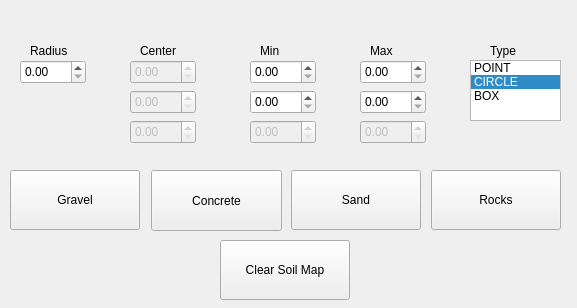
<?xml version="1.0" encoding="UTF-8"?>
<ui version="4.0">
 <class>rn_widget</class>
 <widget class="QWidget" name="rn_widget">
  <property name="geometry">
   <rect>
    <x>0</x>
    <y>0</y>
    <width>577</width>
    <height>308</height>
   </rect>
  </property>
  <property name="cursor">
   <cursorShape>UpArrowCursor</cursorShape>
  </property>
  <property name="windowTitle">
   <string>Form</string>
  </property>
  <widget class="QPushButton" name="btn_concrete">
   <property name="geometry">
    <rect>
     <x>151</x>
     <y>170</y>
     <width>131</width>
     <height>61</height>
    </rect>
   </property>
   <property name="text">
    <string>Concrete</string>
   </property>
  </widget>
  <widget class="QPushButton" name="btn_gravel">
   <property name="geometry">
    <rect>
     <x>10</x>
     <y>170</y>
     <width>130</width>
     <height>60</height>
    </rect>
   </property>
   <property name="minimumSize">
    <size>
     <width>130</width>
     <height>60</height>
    </size>
   </property>
   <property name="text">
    <string>Gravel</string>
   </property>
  </widget>
  <widget class="QPushButton" name="btn_sand">
   <property name="geometry">
    <rect>
     <x>291</x>
     <y>170</y>
     <width>130</width>
     <height>60</height>
    </rect>
   </property>
   <property name="minimumSize">
    <size>
     <width>130</width>
     <height>60</height>
    </size>
   </property>
   <property name="text">
    <string>Sand</string>
   </property>
  </widget>
  <widget class="QPushButton" name="btn_rocks">
   <property name="geometry">
    <rect>
     <x>431</x>
     <y>170</y>
     <width>130</width>
     <height>60</height>
    </rect>
   </property>
   <property name="minimumSize">
    <size>
     <width>130</width>
     <height>60</height>
    </size>
   </property>
   <property name="text">
    <string>Rocks</string>
   </property>
  </widget>
  <widget class="QDoubleSpinBox" name="sb_radius">
   <property name="geometry">
    <rect>
     <x>20</x>
     <y>60</y>
     <width>66</width>
     <height>24</height>
    </rect>
   </property>
  </widget>
  <widget class="QLabel" name="label">
   <property name="geometry">
    <rect>
     <x>30</x>
     <y>40</y>
     <width>61</width>
     <height>21</height>
    </rect>
   </property>
   <property name="text">
    <string>Radius</string>
   </property>
  </widget>
  <widget class="QListWidget" name="listSampleTypes">
   <property name="geometry">
    <rect>
     <x>470</x>
     <y>60</y>
     <width>91</width>
     <height>61</height>
    </rect>
   </property>
   <property name="currentRow">
    <number>1</number>
   </property>
   <property name="sortingEnabled">
    <bool>false</bool>
   </property>
   <item>
    <property name="text">
     <string>POINT</string>
    </property>
   </item>
   <item>
    <property name="text">
     <string>CIRCLE</string>
    </property>
   </item>
   <item>
    <property name="text">
     <string>BOX</string>
    </property>
   </item>
  </widget>
  <widget class="QDoubleSpinBox" name="sb_radius_2">
   <property name="enabled">
    <bool>false</bool>
   </property>
   <property name="geometry">
    <rect>
     <x>130</x>
     <y>60</y>
     <width>66</width>
     <height>24</height>
    </rect>
   </property>
  </widget>
  <widget class="QDoubleSpinBox" name="sb_radius_3">
   <property name="enabled">
    <bool>false</bool>
   </property>
   <property name="geometry">
    <rect>
     <x>130</x>
     <y>90</y>
     <width>66</width>
     <height>24</height>
    </rect>
   </property>
  </widget>
  <widget class="QDoubleSpinBox" name="sb_radius_4">
   <property name="enabled">
    <bool>false</bool>
   </property>
   <property name="geometry">
    <rect>
     <x>130</x>
     <y>120</y>
     <width>66</width>
     <height>24</height>
    </rect>
   </property>
  </widget>
  <widget class="QLabel" name="label_2">
   <property name="geometry">
    <rect>
     <x>140</x>
     <y>40</y>
     <width>61</width>
     <height>21</height>
    </rect>
   </property>
   <property name="text">
    <string>Center</string>
   </property>
  </widget>
  <widget class="QDoubleSpinBox" name="min_x">
   <property name="geometry">
    <rect>
     <x>250</x>
     <y>60</y>
     <width>66</width>
     <height>24</height>
    </rect>
   </property>
  </widget>
  <widget class="QDoubleSpinBox" name="min_y">
   <property name="geometry">
    <rect>
     <x>250</x>
     <y>90</y>
     <width>66</width>
     <height>24</height>
    </rect>
   </property>
  </widget>
  <widget class="QDoubleSpinBox" name="sb_radius_7">
   <property name="enabled">
    <bool>false</bool>
   </property>
   <property name="geometry">
    <rect>
     <x>250</x>
     <y>120</y>
     <width>66</width>
     <height>24</height>
    </rect>
   </property>
  </widget>
  <widget class="QDoubleSpinBox" name="max_x">
   <property name="geometry">
    <rect>
     <x>360</x>
     <y>60</y>
     <width>66</width>
     <height>24</height>
    </rect>
   </property>
  </widget>
  <widget class="QDoubleSpinBox" name="max_y">
   <property name="geometry">
    <rect>
     <x>360</x>
     <y>90</y>
     <width>66</width>
     <height>24</height>
    </rect>
   </property>
  </widget>
  <widget class="QDoubleSpinBox" name="sb_radius_10">
   <property name="enabled">
    <bool>false</bool>
   </property>
   <property name="geometry">
    <rect>
     <x>360</x>
     <y>120</y>
     <width>66</width>
     <height>24</height>
    </rect>
   </property>
  </widget>
  <widget class="QLabel" name="label_3">
   <property name="geometry">
    <rect>
     <x>260</x>
     <y>40</y>
     <width>31</width>
     <height>21</height>
    </rect>
   </property>
   <property name="text">
    <string>Min</string>
   </property>
  </widget>
  <widget class="QLabel" name="label_4">
   <property name="geometry">
    <rect>
     <x>370</x>
     <y>40</y>
     <width>31</width>
     <height>21</height>
    </rect>
   </property>
   <property name="text">
    <string>Max</string>
   </property>
  </widget>
  <widget class="QLabel" name="label_5">
   <property name="geometry">
    <rect>
     <x>490</x>
     <y>40</y>
     <width>31</width>
     <height>21</height>
    </rect>
   </property>
   <property name="text">
    <string>Type</string>
   </property>
  </widget>
  <widget class="QPushButton" name="btn_clear">
   <property name="enabled">
    <bool>true</bool>
   </property>
   <property name="geometry">
    <rect>
     <x>220</x>
     <y>240</y>
     <width>130</width>
     <height>60</height>
    </rect>
   </property>
   <property name="minimumSize">
    <size>
     <width>130</width>
     <height>60</height>
    </size>
   </property>
   <property name="text">
    <string>Clear Soil Map</string>
   </property>
  </widget>
 </widget>
 <resources/>
 <connections/>
</ui>
